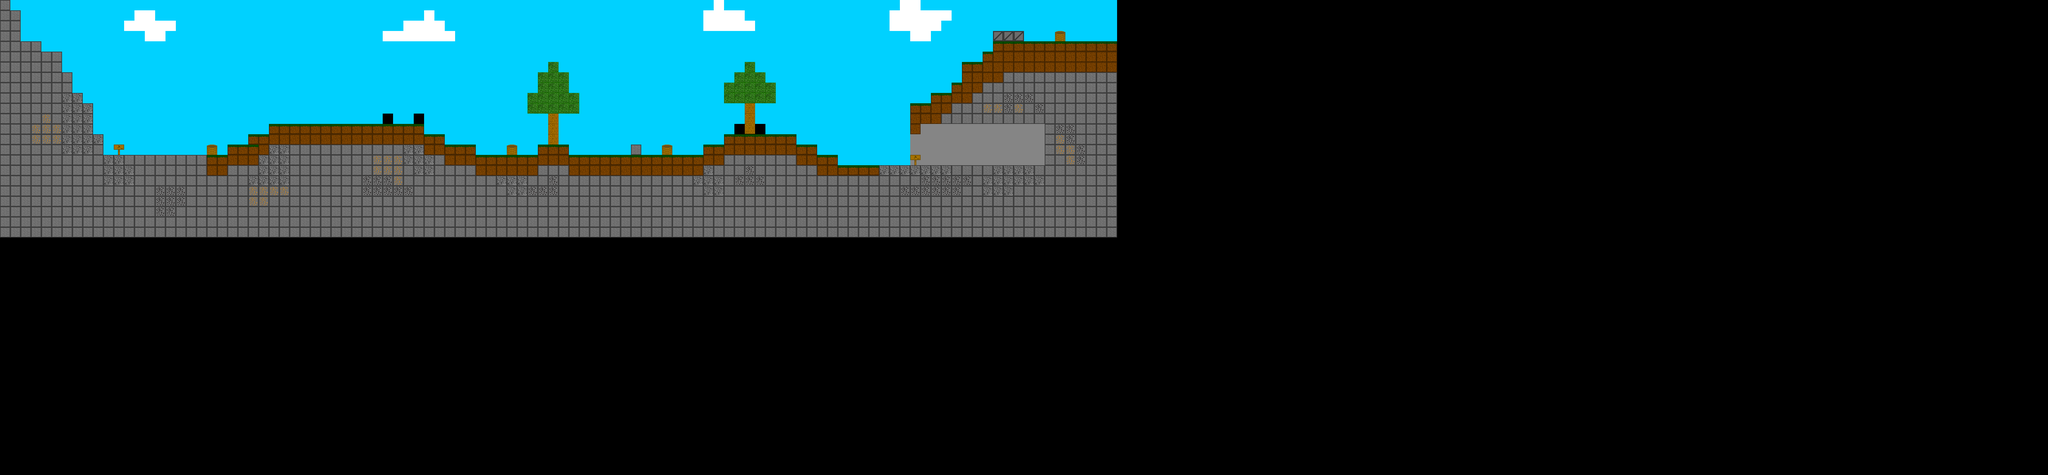

This is a level from a 2D game, rendered from its Tiled map with the project's own tilesets. A one-line summary and the map file follow, with tile-layer data summarised:
An orthogonal 198x46 tile map with 32x32 px tiles, 3 tile layers (Слой тайлов 3, Слой тайлов 1, Слой тайлов 2), 5 tilesets and 26 objects (21x solid, 2x zombie, player, shop).

<map version="1.5" tiledversion="1.7.2" orientation="orthogonal" renderorder="left-up" width="198" height="46" tilewidth="32" tileheight="32" infinite="0" nextlayerid="5" nextobjectid="30">
 <tileset firstgid="1" name="objects_Map" tilewidth="32" tileheight="32" tilecount="24" columns="6">
  <image source="Images/objects_Map.png" width="192" height="128" />
 </tileset>
 <tileset firstgid="25" name="rudes" tilewidth="32" tileheight="32" tilecount="4" columns="2">
  <image source="Images/rudes.png" width="64" height="64" />
 </tileset>
 <tileset firstgid="29" name="tree" tilewidth="32" tileheight="32" tilecount="4" columns="2">
  <image source="Images/tree.png" width="64" height="64" />
 </tileset>
 <tileset firstgid="33" name="sky" tilewidth="32" tileheight="32" tilecount="2" columns="2">
  <image source="Images/sky.png" width="64" height="32" />
 </tileset>
 <tileset firstgid="35" name="sky2" tilewidth="32" tileheight="32" tilecount="3" columns="3">
  <image source="Images/sky2.png" width="96" height="32" />
 </tileset>
 <layer id="4" name="Слой тайлов 3" width="198" height="46">
  <data>[9108 cells, 1536 non-empty, 3 distinct tile ids]</data>
 </layer>
 <layer id="1" name="Слой тайлов 1" width="198" height="46">
  <data>[9108 cells, 525 non-empty, 11 distinct tile ids]</data>
 </layer>
 <layer id="2" name="Слой тайлов 2" width="198" height="46">
  <data>[9108 cells, 690 non-empty, 9 distinct tile ids]</data>
 </layer>
 <objectgroup id="3" name="Слой объектов 1">
  <object id="3" name="solid" x="2592" y="512" width="640" height="32" />
  <object id="5" name="solid" x="2528" y="480" width="64" height="32" />
  <object id="6" name="solid" x="3232" y="384" width="32" height="160" />
  <object id="7" name="solid" x="2816" y="352" width="448" height="32" />
  <object id="8" name="solid" x="2816" y="384" width="32" height="32" />
  <object id="9" name="solid" x="2464" y="448" width="64" height="32" />
  <object id="10" name="solid" x="2240" y="416" width="224" height="32" />
  <object id="11" name="solid" x="2176" y="448" width="64" height="32" />
  <object id="12" name="solid" x="1760" y="480" width="416" height="32" />
  <object id="13" name="solid" x="1664" y="448" width="96" height="32" />
  <object id="14" name="solid" x="1472" y="480" width="192" height="32" />
  <object id="15" name="solid" x="1376" y="448" width="96" height="32" />
  <object id="16" name="solid" x="1312" y="416" width="64" height="32" />
  <object id="17" name="solid" x="832" y="384" width="480" height="32" />
  <object id="18" name="solid" x="768" y="416" width="64" height="32" />
  <object id="19" name="solid" x="704" y="448" width="64" height="32" />
  <object id="20" name="solid" x="320" y="480" width="384" height="32" />
  <object id="21" name="solid" x="288" y="416" width="32" height="64" />
  <object id="22" name="solid" x="256" y="320" width="32" height="96" />
  <object id="23" name="solid" x="2048" y="448" width="32" height="32" />
  <object id="24" x="1568" y="448" width="32" height="32" />
  <object id="25" name="solid" x="640" y="448" width="32" height="32" />
  <object id="26" name="zombie" x="3179.67" y="437" width="32" height="64" />
  <object id="27" name="zombie" x="396" y="396.333" width="32" height="64" />
  <object id="28" name="player" x="1904" y="374.667" width="32" height="64" />
  <object id="29" name="shop" x="1803" y="319" width="288" height="170" />
 </objectgroup>
</map>